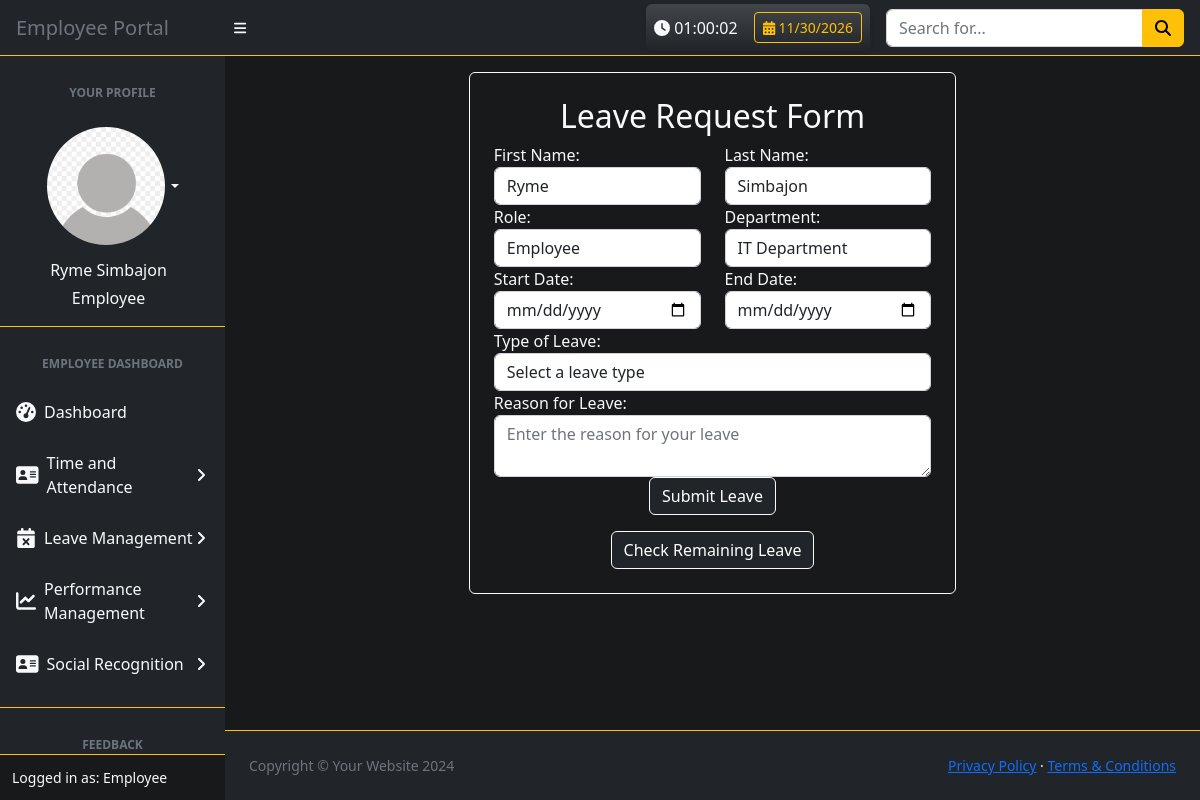
The app's page /e_portal/leave_request.php (signed in) with its own data.
### tables this page shows
CREATE TABLE `employee_register` (
  `e_id` int(11) UNSIGNED NOT NULL,
  `firstname` varchar(255) NOT NULL,
  `middlename` varchar(255) NOT NULL,
  `lastname` varchar(255) NOT NULL,
  `birthdate` date NOT NULL,
  `email` varchar(255) NOT NULL,
  `password` varchar(255) NOT NULL,
  `role` varchar(255) NOT NULL,
  `position` varchar(255) NOT NULL,
  `department` varchar(255) NOT NULL,
  `available_leaves` int(11) NOT NULL DEFAULT 0,
  `phone_number` varchar(20) NOT NULL,
  `address` varchar(255) NOT NULL,
  `pfp` longblob NOT NULL,
  `qr_code_path` varchar(255) DEFAULT NULL
);

### e_portal/leave_request.php (the view, shortened to what this page needs)
<?php
include '../db/db_conn.php';
$employeeId = $_SESSION['e_id'];
$sql = "SELECT e_id, firstname, middlename, lastname, birthdate, email, role, position, department, phone_number, address, pfp FROM employee_register WHERE e_id = ?";
$stmt = $conn->prepare($sql);
$stmt->bind_param("i", $employeeId);
$stmt->execute();
$result = $stmt->get_result();
$employeeInfo = $result->fetch_assoc();
?>
<!DOCTYPE html>
<html lang="en">
<head>
    <link href="../css/styles.css" rel="stylesheet" />
    <link href='https://cdn.jsdelivr.net/npm/fullcalendar@5.11.3/main.min.css' rel='stylesheet' />
    <link href="../css/calendar.css" rel="stylesheet"/>
    <link rel="stylesheet" href="https://cdnjs.cloudflare.com/ajax/libs/font-awesome/6.0.0-beta3/css/all.min.css">
</head>
<body class="sb-nav-fixed bg-black">
    <nav class="sb-topnav navbar navbar-expand navbar-dark border-bottom border-1 border-warning bg-dark">
        <a class="navbar-brand ps-3 text-muted" href="../e_portal/employee_dashboard.php">Employee Portal</a>
        <button class="btn btn-link btn-sm order-1 order-lg-0 me-4 me-lg-0" id="sidebarToggle" href="#!"><i class="fas fa-bars text-light"></i></button>
            <div class="d-flex ms-auto me-0 me-md-3 my-2 my-md-0 align-items-center">
                <div class="text-light me-3 p-2 rounded shadow-sm bg-gradient" id="currentTimeContainer"
                    style="background: linear-gradient(45deg, #333333, #444444); border-radius: 5px;">
                    <span class="d-flex align-items-center">
                        <span class="pe-2">
                            <i class="fas fa-clock"></i>
                            <span id="currentTime">00:00:00</span>
                        </span>
                        <button class="btn btn-outline-warning btn-sm ms-2" type="button" onclick="toggleCalendar()">
                            <i class="fas fa-calendar-alt"></i>
                            <span id="currentDate">00/00/0000</span>
                        </button>
                    </span>
                </div>
                <form class="d-none d-md-inline-block form-inline">
                    <div class="input-group">
                        <input class="form-control" type="text" placeholder="Search for..." aria-label="Search for..." aria-describedby="btnNavbarSearch" />
                        <button class="btn btn-warning" id="btnNavbarSearch" type="button"><i class="fas fa-search"></i></button>
                    </div>
                </form>
            </div>
    </nav>
    <div id="layoutSidenav">
        <div id="layoutSidenav_nav">
            <nav class="sb-sidenav accordion bg-dark" id="sidenavAccordion">
                <div class="sb-sidenav-menu ">
                    <div class="nav">
                        <div class="sb-sidenav-menu-heading text-center text-muted">Your Profile</div>
                        <ul class="navbar-nav ms-auto ms-md-0 me-3 me-lg-4">
                            <li class="nav-item dropdown text">
                                <a class="nav-link dropdown-toggle text-light d-flex justify-content-center ms-4" id="navbarDropdown" href="#" role="button" data-bs-toggle="dropdown" aria-expanded="false">
                                    <img src="../img/defaultpfp.png" class="rounded-circle border border-dark" width="120" height="120" />
                                </a>
                            </li>
                            <li class="nav-item text-light d-flex ms-3 flex-column align-items-center text-center">
                                <span class="big text-light mb-1">
                                    <?php
                                        if ($employeeInfo) {
                                        echo htmlspecialchars($employeeInfo['firstname'] . ' ' . $employeeInfo['middlename'] . ' ' . $employeeInfo['lastname']);
                                        } else {
                                        echo "Admin information not available.";
                                        }
                                    ?>
                                </span>
                                <span class="big text-light">
                                    <?php
                                        if ($employeeInfo) {
                                        echo htmlspecialchars($employeeInfo['role']);
                                        } else {
                                        echo "User information not available.";
                                        }
                                    ?>
                                </span>
                            </li>
                        </ul>
                        <div class="sb-sidenav-menu-heading text-center text-muted border-top border-1 border-warning mt-3">Employee Dashboard</div>
                        <a class="nav-link text-light" href="../e_portal/employee_dashboard.php">
                            <div class="sb-nav-link-icon"><i class="fas fa-tachometer-alt"></i></div>
                            Dashboard
                        </a>
                        <a class="nav-link collapsed text-light" href="#" data-bs-toggle="collapse" data-bs-target="#collapseTAD" aria-expanded="false" aria-controls="collapseTAD">
                            <div class="sb-nav-link-icon"><i class="fa fa-address-card"></i></div>
                            Time and Attendance
                            <div class="sb-sidenav-collapse-arrow"><i class="fas fa-angle-down"></i></div>
                        </a>
                        <a class="nav-link collapsed text-light" href="#" data-bs-toggle="collapse" data-bs-target="#collapseLM" aria-expanded="false" aria-controls="collapseLM">
                            <div class="sb-nav-link-icon"><i class="fas fa-calendar-times"></i></div>
                            Leave Management
                            <div class="sb-sidenav-collapse-arrow"><i class="fas fa-angle-down"></i></div>
                        </a>
                        <a class="nav-link collapsed text-light" href="#" data-bs-toggle="collapse" data-bs-target="#collapsePM" aria-expanded="false" aria-controls="collapsePM">
                            <div class="sb-nav-link-icon"><i class="fas fa-line-chart"></i></div>
                            Performance Management
                            <div class="sb-sidenav-collapse-arrow"><i class="fas fa-angle-down"></i></div>
                        </a>
                        <a class="nav-link collapsed text-light" href="#" data-bs-toggle="collapse" data-bs-target="#collapseSR" aria-expanded="false" aria-controls="collapseSR">
                            <div class="sb-nav-link-icon"><i class="fa fa-address-card"></i></div>
                            Social Recognition
                            <div class="sb-sidenav-collapse-arrow"><i class="fas fa-angle-down"></i></div>
                        </a>
                        <div class="sb-sidenav-menu-heading text-center text-muted border-top border-1 border-warning mt-3">Feedback</div>
                    </div>
                </div>
                <div class="sb-sidenav-footer bg-black text-light border-top border-1 border-warning">
                    <div class="small">Logged in as: <?php echo htmlspecialchars($employeeInfo['role']); ?></div>
                </div>
            </nav>
        </div>
    <div id="layoutSidenav_content">
        <main class="bg-black">
            <div class="container">
                <div class="row justify-content-center">
                    <div class="col-md-6 border border-light rounded p-4 mt-3 mb-5">
                        <h2 class="text-center text-light">Leave Request Form</h2>
                        <form id="leave-request-form" action="../db/leave_conn.php" method="POST">
                            <div class="form-group">
                                <div class="row">
                                    <div class="col-md-6">
                                        <label for="first_name" class="text-light">First Name:</label>
                                        <input type="text" class="form-control text-dark" id="first_name" name="first_name" value="<?php echo htmlspecialchars($employeeInfo['firstname']); ?>" readonly>
                                    </div>
                                    <div class="col-md-6">
                                        <label for="last_name" class="text-light">Last Name:</label>
                                        <input type="text" class="form-control text-dark" id="last_name" name="last_name" value="<?php echo htmlspecialchars($employeeInfo['lastname']); ?>" readonly>
                                    </div>
                                </div>
                            </div>
                            <div class="form-group">
                                <div class="row">
                                    <div class="col-md-6">
                                        <label for="role" class="text-light">Role:</label>
                                        <input type="text" class="form-control text-dark" id="role" name="role" value="<?php echo htmlspecialchars($employeeInfo['role']); ?>" readonly>
                                    </div>
                                    <div class="col-md-6">
                                        <label for="department" class="text-light">Department:</label>
                                        <input type="text" class="form-control text-dark" id="department" name="department" value="<?php echo htmlspecialchars($employeeInfo['department']); ?>" readonly>
                                    </div>
                                </div>
                            </div>
                            <div class="form-group">
                                <div class="row">
                                    <div class="col-md-6">
                                        <label for="start_date" class="text-light">Start Date:</label>
                                        <input type="date" class="form-control text-dark" id="start_date" name="start_date" required>
                                    </div>
                                    <div class="col-md-6">
                                        <label for="end_date" class="text-light">End Date:</label>
                                        <input type="date" class="form-control text-dark" id="end_date" name="end_date" required>
                                    </div>
                                </div>
                            </div>
                            <div class="form-group">
                                <label for="leave_type" class="text-light">Type of Leave:</label>
                                <select class="form-control text-dark" id="leave_type" name="leave_type" required>
                                    <option value="">Select a leave type</option>
                                </select>
                            </div>
                            <div class="form-group">
                                <label for="reason" class="text-light">Reason for Leave:</label>
                                <textarea class="form-control text-dark" id="reason" name="reason" placeholder="Enter the reason for your leave" required></textarea>
                            </div>
                            <div class="text-center">
                                <button type="submit" class="btn btn-dark border border-light">Submit Leave</button>
                            </div>
                            <div class="text-center mt-3">
                                <a class="btn btn-dark border border-light" href="../e_portal/leave_balance.php">Check Remaining Leave</a>
                            </div>
                        </form>
                    </div>
                </div>
            </div>
        </main>
        <footer class="py-4 bg-dark text-light mt-auto border-top border-warning">
            <div class="container-fluid px-4">
                <div class="d-flex align-items-center justify-content-between small">
                    <div class="text-muted">Copyright &copy; Your Website 2024</div>
                    <div>
                        <a href="#">Privacy Policy</a>
                        &middot;
                        <a href="#">Terms & Conditions</a>
                    </div>
                </div>
            </div>
        </footer>
    </div>
</body>
</html>

### css/calendar.css (style rules this page uses)
.bg-dark { background-color: #343a40; }
.text-light { color: #ffffff; }

### records on screen
employee_register: firstname+middlename+lastname "Ryme Simbajon", role "Employee", first_name "Ryme", last_name "Simbajon", department "IT Department"
